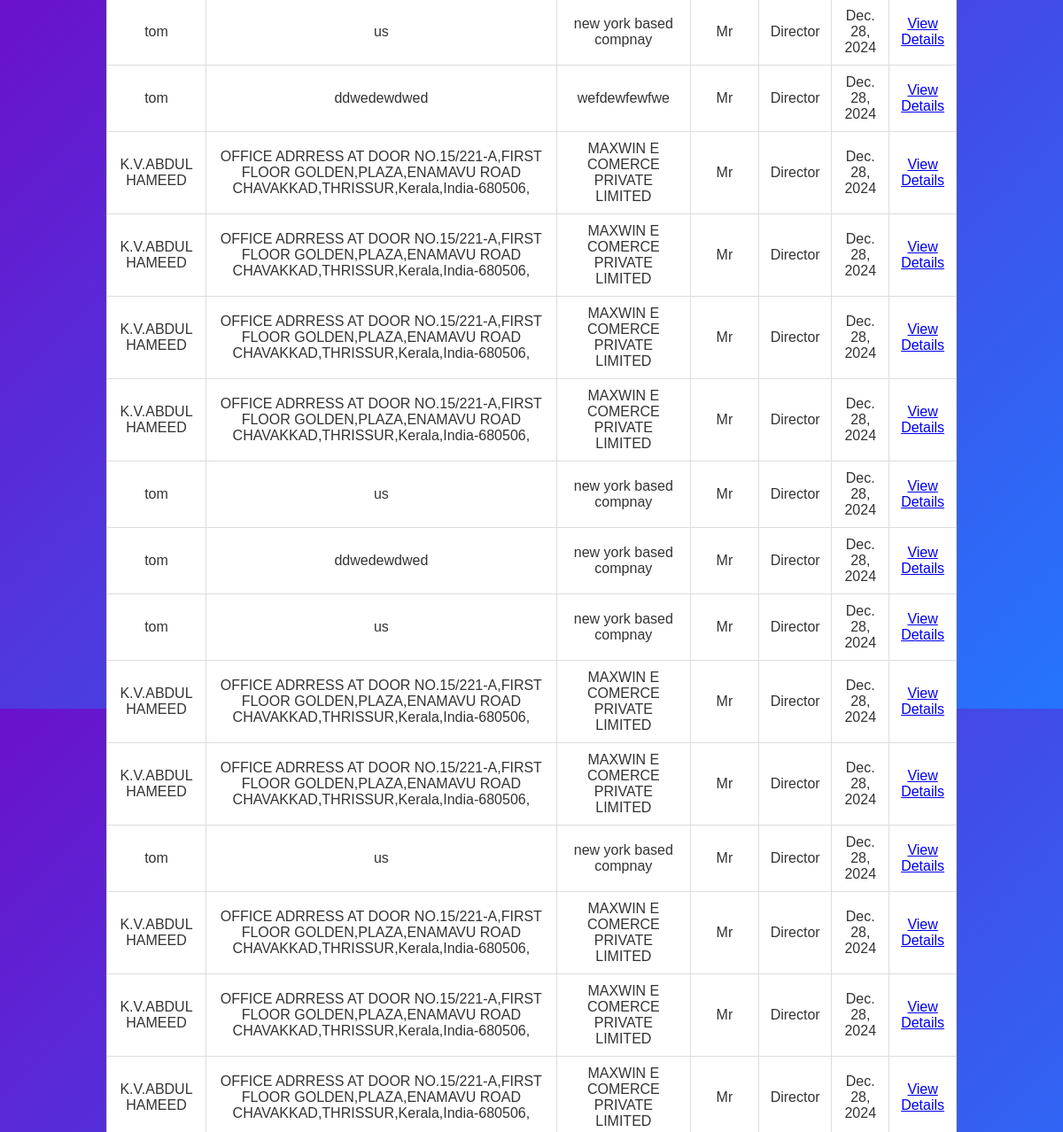
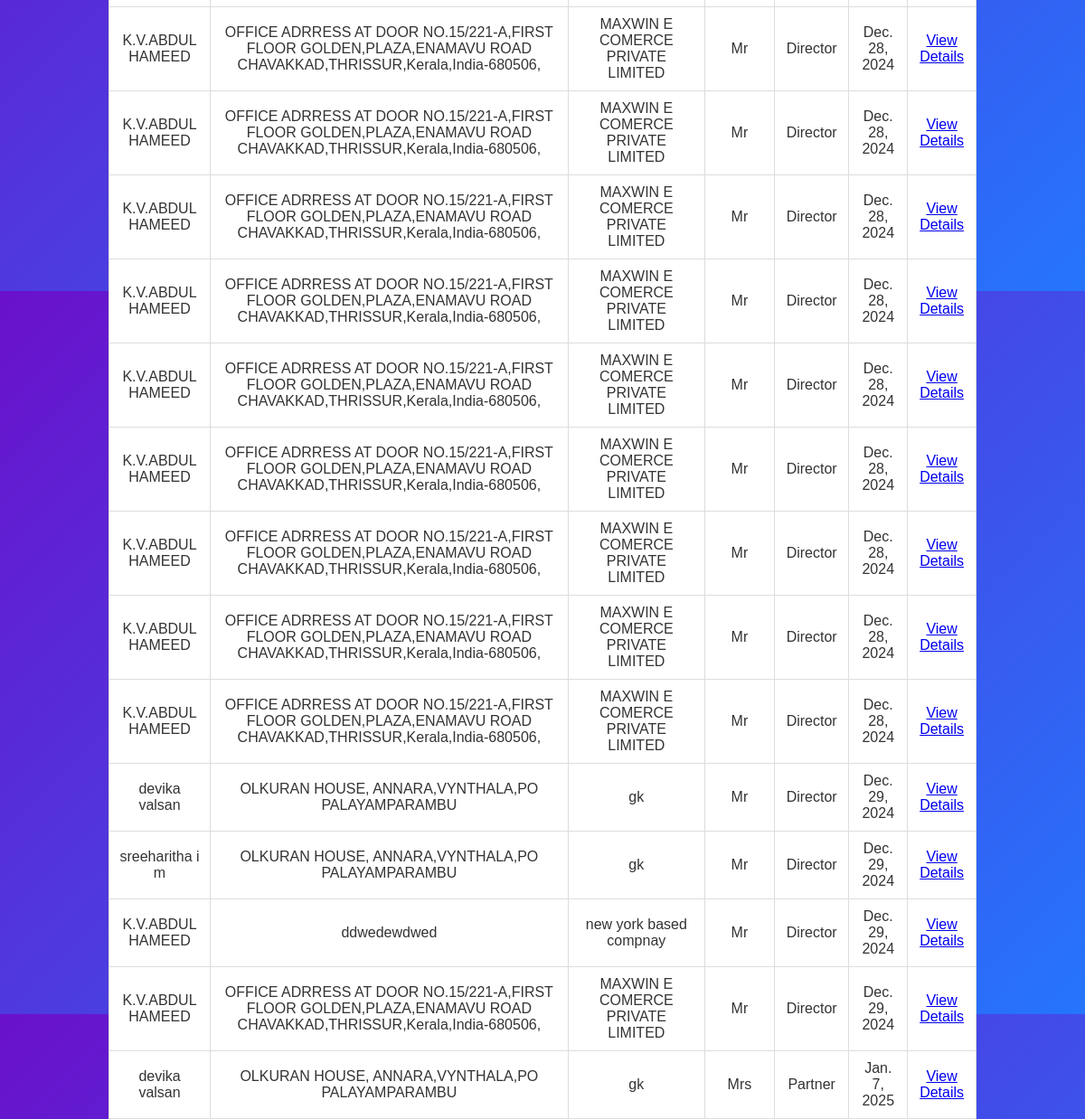
Page /db/ on the committed database (2 pictures, top to bottom).
### app/models.py (models this page shows, shortened)
class Company(models.Model):
    name=models.CharField(max_length=100,null=True)
    address=models.CharField(max_length=100,null=True)
    c_name=models.CharField(max_length=100,null=True)
    gender=models.CharField(max_length=100,null=True)
    date=models.DateField(auto_now=True,auto_now_add=False)
    director=models.CharField(max_length=100,null=True)

### app/views.py (the view)
# urls.py: path('db/', views.view, name='db'),  # URL for viewing the database
def view(request):
    companies = Company.objects.all()  # Fetch all company details from the database
    return render(request, 'db.html', {'companies': companies})

### template/db.html (shortened to what this page needs)
<!DOCTYPE html>
<html lang="en">
<head>
</head>
<body>
    <table>
        <tbody>
            {% for company in companies %}
                <tr>
                    <td>{{ company.name }}</td>
                    <td>{{ company.address }}</td>
                    <td>{{ company.c_name }}</td>
                    <td>{{ company.gender }}</td>
                    <td>{{ company.director }}</td>
                    <td>{{ company.date }}</td>
                    <td><a href="{% url 'form' %}?name={{ company.name }}&address={{ company.address }}&c_name={{ company.c_name }}&gender={{ company.gender }}&director={{ company.director }}">View Details</a></td>
                </tr>
            {% endfor %}
        </tbody>
    </table>
</body>
</html>

### template/db.html (style rules this page uses)
body { font-family: 'Arial', sans-serif; background: linear-gradient(135deg, #6a11cb, #2575fc); color: #fff; text-align: center; margin: 0; padding: 0; display: flex; flex-direction: column; align-items: center; justify-content: center; height: 100vh; }
table { width: 80%; margin-top: 20px; border-collapse: collapse; background-color: #fff; color: #333; }

### rows in the picture
Company: name "tom", address "us", c_name "new york based compnay", gender "Mr", director "Director", date "Dec. 28, 2024"
Company: name "tom", address "ddwedewdwed", c_name "wefdewfewfwe", gender "Mr", director "Director", date "Dec. 28, 2024"
Company: name "K.V.ABDUL HAMEED", address "OFFICE ADRRESS AT DOOR NO.15/221-A,FIRST FLOOR GOLDEN,PLAZA,ENAMAVU ROAD CHAVAKKAD,THRISSUR,Kerala,India-680506,", c_name "MAXWIN E COMERCE PRIVATE LIMITED", gender "Mr", director "Director", date "Dec. 28, 2024"
Company: name "K.V.ABDUL HAMEED", address "OFFICE ADRRESS AT DOOR NO.15/221-A,FIRST FLOOR GOLDEN,PLAZA,ENAMAVU ROAD CHAVAKKAD,THRISSUR,Kerala,India-680506,", c_name "MAXWIN E COMERCE PRIVATE LIMITED", gender "Mr", director "Director", date "Dec. 28, 2024"
Company: name "K.V.ABDUL HAMEED", address "OFFICE ADRRESS AT DOOR NO.15/221-A,FIRST FLOOR GOLDEN,PLAZA,ENAMAVU ROAD CHAVAKKAD,THRISSUR,Kerala,India-680506,", c_name "MAXWIN E COMERCE PRIVATE LIMITED", gender "Mr", director "Director", date "Dec. 28, 2024"
Company: name "K.V.ABDUL HAMEED", address "OFFICE ADRRESS AT DOOR NO.15/221-A,FIRST FLOOR GOLDEN,PLAZA,ENAMAVU ROAD CHAVAKKAD,THRISSUR,Kerala,India-680506,", c_name "MAXWIN E COMERCE PRIVATE LIMITED", gender "Mr", director "Director", date "Dec. 28, 2024"
Company: name "tom", address "us", c_name "new york based compnay", gender "Mr", director "Director", date "Dec. 28, 2024"
Company: name "tom", address "ddwedewdwed", c_name "new york based compnay", gender "Mr", director "Director", date "Dec. 28, 2024"
Company: name "tom", address "us", c_name "new york based compnay", gender "Mr", director "Director", date "Dec. 28, 2024"
Company: name "K.V.ABDUL HAMEED", address "OFFICE ADRRESS AT DOOR NO.15/221-A,FIRST FLOOR GOLDEN,PLAZA,ENAMAVU ROAD CHAVAKKAD,THRISSUR,Kerala,India-680506,", c_name "MAXWIN E COMERCE PRIVATE LIMITED", gender "Mr", director "Director", date "Dec. 28, 2024"
Company: name "K.V.ABDUL HAMEED", address "OFFICE ADRRESS AT DOOR NO.15/221-A,FIRST FLOOR GOLDEN,PLAZA,ENAMAVU ROAD CHAVAKKAD,THRISSUR,Kerala,India-680506,", c_name "MAXWIN E COMERCE PRIVATE LIMITED", gender "Mr", director "Director", date "Dec. 28, 2024"
Company: name "tom", address "us", c_name "new york based compnay", gender "Mr", director "Director", date "Dec. 28, 2024"
Company: name "K.V.ABDUL HAMEED", address "OFFICE ADRRESS AT DOOR NO.15/221-A,FIRST FLOOR GOLDEN,PLAZA,ENAMAVU ROAD CHAVAKKAD,THRISSUR,Kerala,India-680506,", c_name "MAXWIN E COMERCE PRIVATE LIMITED", gender "Mr", director "Director", date "Dec. 28, 2024"
Company: name "K.V.ABDUL HAMEED", address "OFFICE ADRRESS AT DOOR NO.15/221-A,FIRST FLOOR GOLDEN,PLAZA,ENAMAVU ROAD CHAVAKKAD,THRISSUR,Kerala,India-680506,", c_name "MAXWIN E COMERCE PRIVATE LIMITED", gender "Mr", director "Director", date "Dec. 28, 2024"
Company: name "K.V.ABDUL HAMEED", address "OFFICE ADRRESS AT DOOR NO.15/221-A,FIRST FLOOR GOLDEN,PLAZA,ENAMAVU ROAD CHAVAKKAD,THRISSUR,Kerala,India-680506,", c_name "MAXWIN E COMERCE PRIVATE LIMITED", gender "Mr", director "Director", date "Dec. 28, 2024"
Company: name "K.V.ABDUL HAMEED", address "OFFICE ADRRESS AT DOOR NO.15/221-A,FIRST FLOOR GOLDEN,PLAZA,ENAMAVU ROAD CHAVAKKAD,THRISSUR,Kerala,India-680506,", c_name "MAXWIN E COMERCE PRIVATE LIMITED", gender "Mr", director "Director", date "Dec. 28, 2024"
Company: name "K.V.ABDUL HAMEED", address "OFFICE ADRRESS AT DOOR NO.15/221-A,FIRST FLOOR GOLDEN,PLAZA,ENAMAVU ROAD CHAVAKKAD,THRISSUR,Kerala,India-680506,", c_name "MAXWIN E COMERCE PRIVATE LIMITED", gender "Mr", director "Director", date "Dec. 28, 2024"
Company: name "K.V.ABDUL HAMEED", address "OFFICE ADRRESS AT DOOR NO.15/221-A,FIRST FLOOR GOLDEN,PLAZA,ENAMAVU ROAD CHAVAKKAD,THRISSUR,Kerala,India-680506,", c_name "MAXWIN E COMERCE PRIVATE LIMITED", gender "Mr", director "Director", date "Dec. 28, 2024"
Company: name "K.V.ABDUL HAMEED", address "OFFICE ADRRESS AT DOOR NO.15/221-A,FIRST FLOOR GOLDEN,PLAZA,ENAMAVU ROAD CHAVAKKAD,THRISSUR,Kerala,India-680506,", c_name "MAXWIN E COMERCE PRIVATE LIMITED", gender "Mr", director "Director", date "Dec. 28, 2024"
Company: name "K.V.ABDUL HAMEED", address "OFFICE ADRRESS AT DOOR NO.15/221-A,FIRST FLOOR GOLDEN,PLAZA,ENAMAVU ROAD CHAVAKKAD,THRISSUR,Kerala,India-680506,", c_name "MAXWIN E COMERCE PRIVATE LIMITED", gender "Mr", director "Director", date "Dec. 28, 2024"
Company: name "K.V.ABDUL HAMEED", address "OFFICE ADRRESS AT DOOR NO.15/221-A,FIRST FLOOR GOLDEN,PLAZA,ENAMAVU ROAD CHAVAKKAD,THRISSUR,Kerala,India-680506,", c_name "MAXWIN E COMERCE PRIVATE LIMITED", gender "Mr", director "Director", date "Dec. 28, 2024"
Company: name "K.V.ABDUL HAMEED", address "OFFICE ADRRESS AT DOOR NO.15/221-A,FIRST FLOOR GOLDEN,PLAZA,ENAMAVU ROAD CHAVAKKAD,THRISSUR,Kerala,India-680506,", c_name "MAXWIN E COMERCE PRIVATE LIMITED", gender "Mr", director "Director", date "Dec. 28, 2024"
Company: name "K.V.ABDUL HAMEED", address "OFFICE ADRRESS AT DOOR NO.15/221-A,FIRST FLOOR GOLDEN,PLAZA,ENAMAVU ROAD CHAVAKKAD,THRISSUR,Kerala,India-680506,", c_name "MAXWIN E COMERCE PRIVATE LIMITED", gender "Mr", director "Director", date "Dec. 28, 2024"
Company: name "K.V.ABDUL HAMEED", address "OFFICE ADRRESS AT DOOR NO.15/221-A,FIRST FLOOR GOLDEN,PLAZA,ENAMAVU ROAD CHAVAKKAD,THRISSUR,Kerala,India-680506,", c_name "MAXWIN E COMERCE PRIVATE LIMITED", gender "Mr", director "Director", date "Dec. 28, 2024"
Company: name "devika valsan", address "OLKURAN HOUSE, ANNARA,VYNTHALA,PO PALAYAMPARAMBU", c_name "gk", gender "Mr", director "Director", date "Dec. 29, 2024"
Company: name "sreeharitha i m", address "OLKURAN HOUSE, ANNARA,VYNTHALA,PO PALAYAMPARAMBU", c_name "gk", gender "Mr", director "Director", date "Dec. 29, 2024"
Company: name "K.V.ABDUL HAMEED", address "ddwedewdwed", c_name "new york based compnay", gender "Mr", director "Director", date "Dec. 29, 2024"
Company: name "K.V.ABDUL HAMEED", address "OFFICE ADRRESS AT DOOR NO.15/221-A,FIRST FLOOR GOLDEN,PLAZA,ENAMAVU ROAD CHAVAKKAD,THRISSUR,Kerala,India-680506,", c_name "MAXWIN E COMERCE PRIVATE LIMITED", gender "Mr", director "Director", date "Dec. 29, 2024"
Company: name "devika valsan", address "OLKURAN HOUSE, ANNARA,VYNTHALA,PO PALAYAMPARAMBU", c_name "gk", gender "Mrs", director "Partner", date "Jan. 7, 2025"
